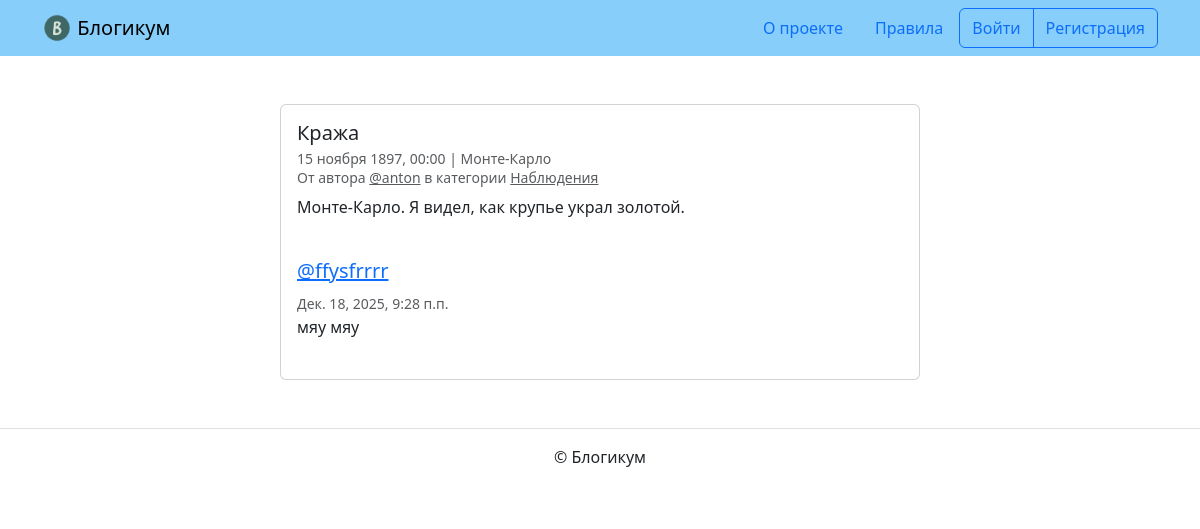
Page /posts/22/ on the earlier database version.
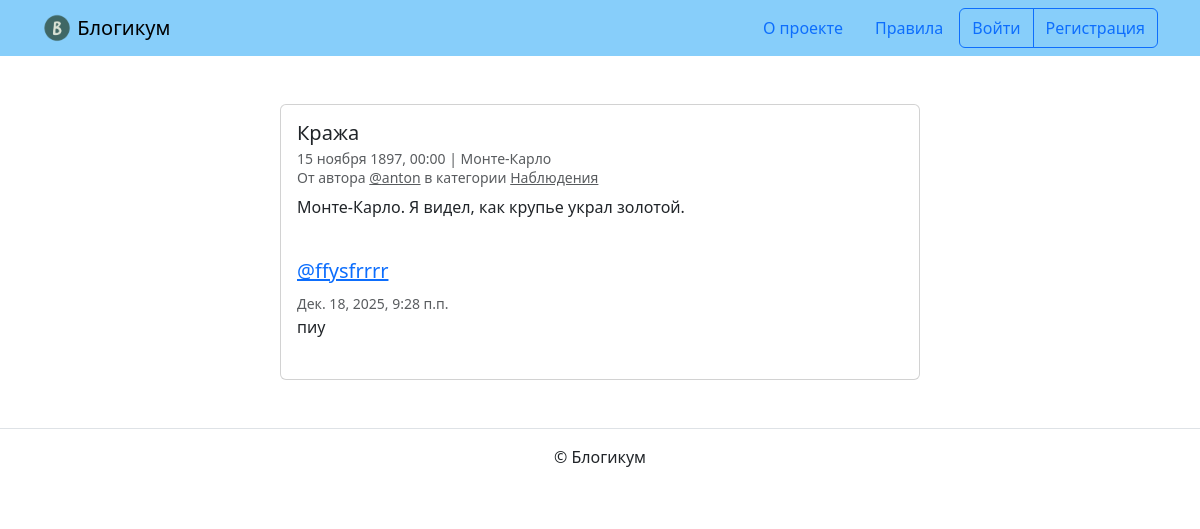
Same page on the later database version.
### blog/models.py (models this page shows)
class Comment(models.Model):
    text = models.TextField()
    post = models.ForeignKey(
        Post,
        on_delete=models.CASCADE,
        related_name='comments'
    )
    author = models.ForeignKey(
        User,
        on_delete=models.CASCADE
    )
    created_at = models.DateTimeField(auto_now_add=True)
    class Meta:
        ordering = ['created_at']
        verbose_name = 'комментарий'
        verbose_name_plural = 'Комментарии'

### blog/views.py (the view)
# urls.py: path('posts/<int:id>/', views.post_detail, name='post_detail'),
def post_detail(request, id):
    template = 'blog/detail.html'
    post = get_object_or_404(Post, pk=id)
    is_author = request.user.is_authenticated and request.user == post.author
    if not is_author and not (
            post.is_published
            and post.pub_date <= timezone.now()
            and post.category.is_published):
        raise Http404("Пост не найден или не опубликован")
    comments = post.comments.all()
    form = CommentForm()
    context = {
        'post': post,
        'comments': comments,
        'form': form
    }
    return render(request, template, context)

### templates/blog/detail.html (shortened to what this page needs)
{% extends "base.html" %}
{% block content %}
  <div class="col d-flex justify-content-center">
    <div class="card" style="width: 40rem;">
      <div class="card-body">
        <h5 class="card-title">{{ post.title }}</h5>
        <h6 class="card-subtitle mb-2 text-muted">
          <small>
            {{ post.pub_date|date:"d E Y, H:i" }} | {% if post.location and post.location.is_published %}{{ post.location.name }}{% else %}Планета Земля{% endif %}<br>
            От автора <a class="text-muted" href="{% url 'blog:profile' post.author.username %}">@{{ post.author.username }}</a> в
            категории {% include "includes/category_link.html" %}
          </small>
        </h6>
        <p class="card-text">{{ post.text|linebreaksbr }}</p>
        {% include "includes/comments.html" %}
      </div>
    </div>
  </div>
{% endblock %}

### templates/includes/comments.html (shortened to what this page needs)
{% if user.is_authenticated %}
  {% load django_bootstrap5 %}
{% endif %}
<br>
{% for comment in comments %}
  <div class="media mb-4">
    <div class="media-body">
      <h5 class="mt-0">
        <a href="{% url 'blog:profile' comment.author.username %}" name="comment_{{ comment.id }}">
          @{{ comment.author.username }}
        </a>
      </h5>
      <small class="text-muted">{{ comment.created_at }}</small>
      <br>
      {{ comment.text|linebreaksbr }}
    </div>
  </div>
{% endfor %}

Differences in the rows shown:
changed Comment "ffysfrrrr": text "мяу мяу" → "пиу"
